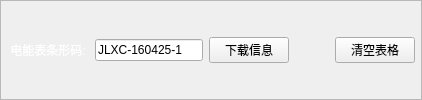
         <widget class="QFrame" name="EM_down_barCode_Frame">
          <property name="styleSheet">
           <string notr="true">#EM_down_barCode_Frame{
	border-image: url(:baseTitle3.png);
}</string>
          </property>
          <property name="frameShape">
           <enum>QFrame::StyledPanel</enum>
          </property>
          <property name="frameShadow">
           <enum>QFrame::Raised</enum>
          </property>
          <layout class="QGridLayout" name="gridLayout_25">
           <property name="margin">
            <number>6</number>
           </property>
           <property name="spacing">
            <number>6</number>
           </property>
           <item row="1" column="2">
            <widget class="QPushButton" name="EM_down_sampleInfo_PsBtn">
             <property name="text">
              <string>下载信息</string>
             </property>
            </widget>
           </item>
           <item row="1" column="1">
            <widget class="QLineEdit" name="EM_down_barCode_LnEdit">
             <property name="text">
              <string>JLXC-160425-1</string>
             </property>
            </widget>
           </item>
           <item row="1" column="0">
            <widget class="QLabel" name="EM_down_barCode_Label">
             <property name="styleSheet">
              <string notr="true">color: rgb(255, 255, 255);</string>
             </property>
             <property name="text">
              <string> 电能表条形码: </string>
             </property>
            </widget>
           </item>
           <item row="1" column="6">
            <widget class="QPushButton" name="EM_down_clean_PsBtn">
             <property name="text">
              <string>清空表格</string>
             </property>
            </widget>
           </item>
           <item row="1" column="3">
            <spacer name="EM_down_HLSpacer">
             <property name="orientation">
              <enum>Qt::Horizontal</enum>
             </property>
             <property name="sizeHint" stdset="0">
              <size>
               <width>40</width>
               <height>20</height>
              </size>
             </property>
            </spacer>
           </item>
          </layout>
         </widget>
